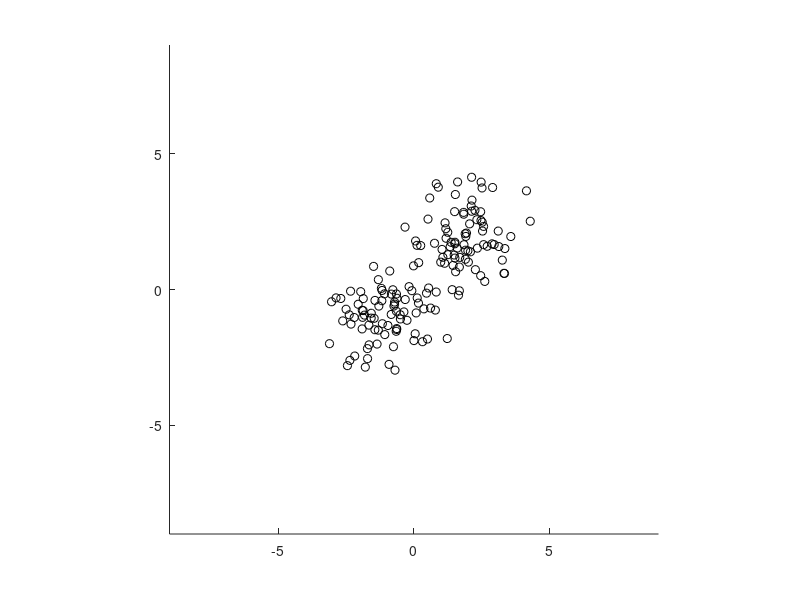

Reproduce this figure in MATLAB. (Note: this script raises an error after producing the figure.)
%% EM algorithm - 2-D Case
% Based on: https://www.youtube.com/watch?v=TG6Bh-NFhA0&
clear; close all; clc;

addpath ./aux

% 0. Prepare 2-D data and gaussian function handle
% Suppose X = [X1 X2 ... XN] - vector of random variables \in \mathbb{R}^p. 
% Sample of variable Xi is denoted as xi,  xi \in \mathbb{R}^p.
% Density function for each Xi: f(xi). 
% Here: N=1, so X = X1; p = 2;

N = 160;
if(mod(N,2)==1)
    N=N-1
else
    N
end;

x1 = [(randn(2,N/2) + 2) , (1*randn(2,N/2) - 1)];
% p-dimensional Gaussian: G(x,\mu,\Sigma) = \frac{1}{\sqrt{(2\pi)^pdet(\Sigma)}} e^{-\frac{1}{2}(x-\mu)^T\Sigma^{-1}(x-\mu)}
G = @(mu,S,x) (1/(2*pi*sqrt(det(S))))*exp(-0.5*(x-mu)'*inv(S)*(x-mu)) 

% 1. Init parameters theta = [muA, muB, sA, sB, prA, prB] 
% mu - mean; s - std dev.; p - priors

 muA = randn(2,1);
 muB = randn(2,1);

%muA = [0;0]
%muB = [-1;-1]
SA = 10*eye(2,2)
SB = 10*eye(2,2)
prA = 0.5;
prB = 0.5;

poA_num = zeros(1,N);
poB_num = zeros(1,N);
poA = zeros(1,N);
poB = zeros(1,N);

% plot
sdrange = [0.5 1.0 1.96 3] % range of isolines for plotting in sd units
Acolor = [0 0.8 0];
Bcolor = [0.8 0 0.8];
scatter(x1(1,:),x1(2,:),'k')
axis square
xlim([-9 9])
ylim([-9 9])
hold on
for sd = sdrange
    hA = plot_gaussian_ellipsoid(muA, SA, sd);
    hA.Color = Acolor;
    hB = plot_gaussian_ellipsoid(muB, SB, sd);
    hB.Color = Bcolor;
end
hold off


% Iterative process;
% 2. Estimate posteriors ("how likely x came from A given X = x? Pr(x \in A | X=x)."
% Pr(xi \in A | Xi=xi) = \frac{Pr(Xi=xi | xi \in A) Pr(xi \in A) }{Pr(Xi=xi)},
% where for GM model Pr(Xi=xi | xi \in A) = gauss(xi; muA, sA);
% We can calculate only numerators. Why? 
% Because denominator is simply sum of calculated numerators, thanks to axiom of probability Pr(A \cap B) = Pr(A|B)Pr(B):
% Pr(Xi=xi) = Pr(Xi=xi \cap xi \in A) + Pr(Xi=xi \cap xi \in B) = 
%           = Pr(Xi=xi | xi \in A)Pr(xi \in A) + Pr(Xi=xi | xi \in B)Pr(xi \in B) = sum of numerators ;)

K = 100
for k = 1:K
    for n = 1:N
        poA_num(n) = G(muA,SA,x1(:,n))*prA;
        poB_num(n) = G(muB,SB,x1(:,n))*prB;
        poA(n) = poA_num(n)/(poA_num(n) + poB_num(n));
        poB(n) = poB_num(n)/(poA_num(n) + poB_num(n));
    end
    % 3. Recalculate parameters theta
     muA(1,1) = sum(x1(1,:).*poA)/sum(poA);
     muA(2,1) = sum(x1(2,:).*poA)/sum(poA);
     muB(1,1) = sum(x1(1,:).*poB)/sum(poB);
     muB(2,1) = sum(x1(2,:).*poB)/sum(poB);

     % CHECK !!!! WHY NOT SYMMETRIC ???!!!
     SA(1,1) = sum(poA.*(x1(1,:)-muA(1,1)).*(x1(1,:)-muA(1,1)))/sum(poA);
     SA(1,2) = sum(poA.*(x1(1,:)-muA(1,1)).*(x1(2,:)-muA(2,1)))/sum(poA);
     SA(2,1) = sum(poA.*(x1(2,:)-muA(2,1)).*(x1(1,:)-muA(1,1)))/sum(poA);
     SA(2,2) = sum(poA.*(x1(2,:)-muA(2,1)).*(x1(2,:)-muA(2,1)))/sum(poA);
     SB(1,1) = sum(poB.*(x1(1,:)-muB(1,1)).*(x1(1,:)-muB(1,1)))/sum(poB);
     SB(1,2) = sum(poB.*(x1(1,:)-muB(1,1)).*(x1(2,:)-muB(2,1)))/sum(poB);
     SB(2,1) = sum(poB.*(x1(2,:)-muB(2,1)).*(x1(1,:)-muB(1,1)))/sum(poB);
     SB(2,2) = sum(poB.*(x1(2,:)-muB(2,1)).*(x1(2,:)-muB(2,1)))/sum(poB);

     prA = sum(poA)/length(poA);
     prB = sum(poB)/length(poB);
   
    
    % 4*. Plot points and gaussians
    dim = [0.1 0.6 0.3 0.3];
    strMuA = ['muA = [' num2str(muA(1,1)) '   ' num2str(muA(2,1)) ' ]'];
    strMuB = ['muB = [' num2str(muB(1,1)) '   ' num2str(muB(2,1)) ' ]' ];
    strSA1 = ['SA = [' num2str(SA(1,1)) '   ' num2str(SA(1,2)) ' ]'];
    strSA2 = ['     [' num2str(SA(2,1)) '   ' num2str(SA(2,2)) ' ]'];
    strSB1 = ['SB = [' num2str(SB(1,1)) '   ' num2str(SB(1,2)) ' ]'];
    strSB2 = ['     [' num2str(SB(2,1)) '   ' num2str(SB(2,2)) ' ]'];
    strPrA = ['prA = ' num2str(prA)];
    strPrB = ['prB = ' num2str(prB)];
    str = {strMuA, strMuB , '', strSA1, strSA2, '', strSB1, strSB2, '', strPrA, strPrB};
    hh = annotation('textbox',dim,'String',str,'FitBoxToText','on');

    scatter(x1(1,:),x1(2,:),'k')
    axis square
    xlim([-9 9])
    ylim([-9 9])
    hold on
    for sd = sdrange
        hA = plot_gaussian_ellipsoid(muA, SA, sd);
        hA.Color = Acolor;
        hB = plot_gaussian_ellipsoid(muB, SB, sd);
        hB.Color = Bcolor;
    end
    hold off   
    
    pause(0.01)
    
    
    % 5. Check stop criterion ( dL = 10e-10 for ten successive iteration; L - log-likelihood) OR (number of iterations > K) )
    if(k >= K) 
        break;
    end;
    delete(hh)
end
